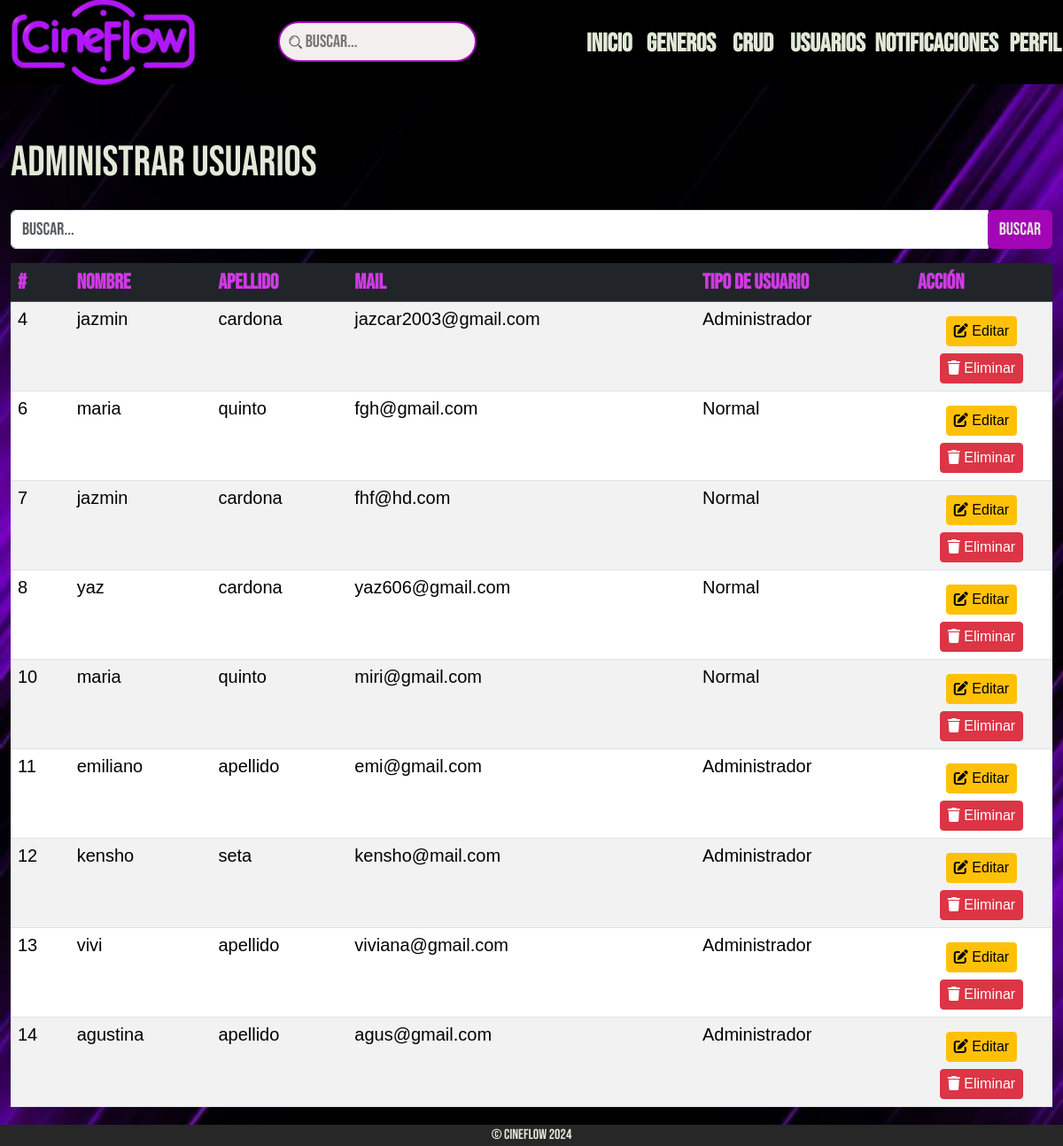
/admin_usuarios.php (signed in), run on the app's committed database.
### tables this page shows
CREATE TABLE `usuarios` (
  `id_usuario` int(8) NOT NULL,
  `nombre` varchar(20) NOT NULL,
  `apellido` varchar(30) NOT NULL,
  `mail` varchar(100) NOT NULL,
  `id_tipo` int(1) NOT NULL
);

### admin_usuarios.php (the view, shortened to what this page needs)
<!doctype html>
<html lang="es">
<head>
    <link rel="stylesheet" href="https://cdnjs.cloudflare.com/ajax/libs/font-awesome/6.4.2/css/all.min.css" />
    <link rel="stylesheet" href="css/bootstrap.min.css">
    <link rel="stylesheet" href="css/normalize.css">
    <link rel="stylesheet" href="css/estilos.css">
    <link rel="stylesheet" type="text/css" href="slick/slick.css" />
    <link rel="stylesheet" type="text/css" href="slick/slick-theme.css" />
</head>
<body class="body-crud">
    <main>
        <div class="container-crud py-3">
            <?php
            include("header.php");
            if (isset($_GET['busqueda']) && !empty($_GET['busqueda'])) {
                $busqueda = $conexion->real_escape_string($_GET['busqueda']);
                $sqlBusqueda = ("SELECT *
                                    FROM usuarios
                                     WHERE nombre LIKE '%$busqueda%'
                                        OR apellido LIKE '%$busqueda%'
                                        OR mail LIKE '%$busqueda%'");
            } else {
                $sqlBusqueda = ("SELECT *
                    FROM usuarios");
            }
            $infoUsuarios = $conexion->query($sqlBusqueda);
            ?>
            <div class="crud animate-from-bottom">
                <div class="col-auto me-auto mt-5">
                    <h2 class="text-left pi h2-animate">Administrar Usuarios</h2>
                </div>
                <form action="" method="get" class="mt-4 form-inline justify-content-center mb-2">
                    <div class="input-group">
                        <input type="text" name="busqueda" placeholder="Buscar..." class="form-control  mr-sm-2 fs-5">
                        <div class="input-group-append ">
                            <button type="submit" class="btn guardar fs-5">Buscar</button>
                        </div>
                    </div>
                </form>
                <table class="table table-xl table-striped table-hover mt-3 ">
                    <thead class="table-dark fs-4">
                        <tr class="color-titulo-tabla">
                            <th width="1">#</th>
                            <th width="10">Nombre</th>
                            <th width="10">Apellido</th>
                            <th width="40">Mail</th>
                            <th width="10">Tipo de Usuario</th>
                            <th width="1">Acción</th>
                        </tr>
                    </thead>
                    <tbody class="fs-5">
                        <?php while ($row = $infoUsuarios->fetch_object()) {
                            $id_usuario = $row->id_usuario;
                            $nombre = $row->nombre;
                            $apellido = $row->apellido;
                            $mail = $row->mail;
                            $id_tipo = $row->id_tipo; ?>
                            <tr>
                                <td><?= $id_usuario; ?></td>
                                <td><?= $nombre; ?></td>
                                <td><?= $apellido; ?></td>
                                <td><?= $mail; ?></td>
                                <?php if ($id_tipo == 1) { ?>
                                    <td><?= 'Administrador'; ?></td>
                                <?php } else { ?>
                                    <td><?= 'Normal'; ?></td>
                                <?php } ?>
                                <td>
                                    <div class="d-flex flex-column align-items-center justify-content-center">
                                        <a href="#" class="btn btn-sm btn-warning mt-2 fs-6" data-bs-toggle="modal" data-bs-target="#editaModal" data-bs-id="<?= $id_usuario; ?>" onclick="IdUsuarioEditarEnModal(<?= $id_usuario ?>,
                                                                            '<?= $nombre ?>',
                                                                            '<?= $apellido ?>',
                                                                            '<?= $mail ?>')">
                                            <i class="fa-solid fa-pen-to-square"></i> Editar</a>
                                        <a href="#" class="btn btn-sm btn-danger mt-2 fs-6" data-bs-toggle="modal" data-bs-target="#eliminaModal" data-bs-id="<?= $id_usuario; ?>" onclick="IdUsuarioEliminarEnModal(<?= $id_usuario ?>)"><i class="fa-solid fa-trash"></i> Eliminar</a>
                                    </div>
                                </td>
                            </tr>
                        <?php } ?>
                    </tbody>
                </table>
            </div>
        </div>
    </main>
    <footer>
        <p>&copy; CineFlow 2024</p>
    </footer>
</body>
</html>

### css/estilos.css (style rules this page uses)
* { box-sizing: border-box; margin: 0; padding: 0; }
:root { --color-transparent: transparent; --color-background: #272727; --color-principal: #A105B6; --color-searchbar: #92B4A7; --color-text: #E1E9D8; --color-link: #dcf1ea; --color-hover: #6A0377; --color-form: #470250; --color-boton: #A105B6; --color-popupbg: rgba(0, 0, 0, 0.7); --color-popup: #470250; --color-popupborder: #A105B6; --color-popupboton: #A105B6; --color-popuptxt: #183A37; --color-label: #d547e7; --color-input: #e8d5eb; scroll-behavior: smooth; }
html { margin: 0 auto; }
body { background-image: url(../images/imagen_fondo.jpg); font-family: 'Bebas Neue', sans-serif; background-color: #b194b4; color: var(--color-text); margin: 0 auto; height: 100vh; width: 100%; border: none; overflow-x: hidden; background-size: cover; }
body a { color: var(--color-text); }
footer { display: flex; align-items: center; justify-content: center; background-color: var(--color-background); text-align: center; position: fixed; bottom: 0; width: 100%; height: 3vh; z-index: 890; }
.crud { padding: 1%; }
.guardar { background-color: var(--color-principal); color: var(--color-text) }
.color-titulo-tabla th { color: #d03ae4; }
.h2-animate { display: inline-block; animation: slideInFromBottom 1s ease-out forwards, colorReflectFuchsiaLilac 3s infinite; }
.pi { font-size: 3rem; }
.animate-from-bottom { opacity: 0; transform: translateY(50px); animation: fadeInUp 1s ease forwards; }
tbody { font-family: 'Gill Sans', 'Gill Sans MT', Calibri, 'Trebuchet MS', sans-serif; font-size: 0.4rem; }

### data on the page
usuarios: id_usuario "4", nombre "jazmin", apellido "cardona", mail "jazcar2003@gmail.com", shows "Administrador"
usuarios: id_usuario "6", nombre "maria", apellido "quinto", mail "fgh@gmail.com", shows "Normal"
usuarios: id_usuario "7", nombre "jazmin", apellido "cardona", mail "fhf@hd.com", shows "Normal"
usuarios: id_usuario "8", nombre "yaz", apellido "cardona", mail "yaz606@gmail.com", shows "Normal"
usuarios: id_usuario "10", nombre "maria", apellido "quinto", mail "miri@gmail.com", shows "Normal"
usuarios: id_usuario "11", nombre "emiliano", apellido "apellido", mail "emi@gmail.com", shows "Administrador"
usuarios: id_usuario "12", nombre "kensho", apellido "seta", mail "kensho@mail.com", shows "Administrador"
usuarios: id_usuario "13", nombre "vivi", apellido "apellido", mail "viviana@gmail.com", shows "Administrador"
usuarios: id_usuario "14", nombre "agustina", apellido "apellido", mail "agus@gmail.com", shows "Administrador"
